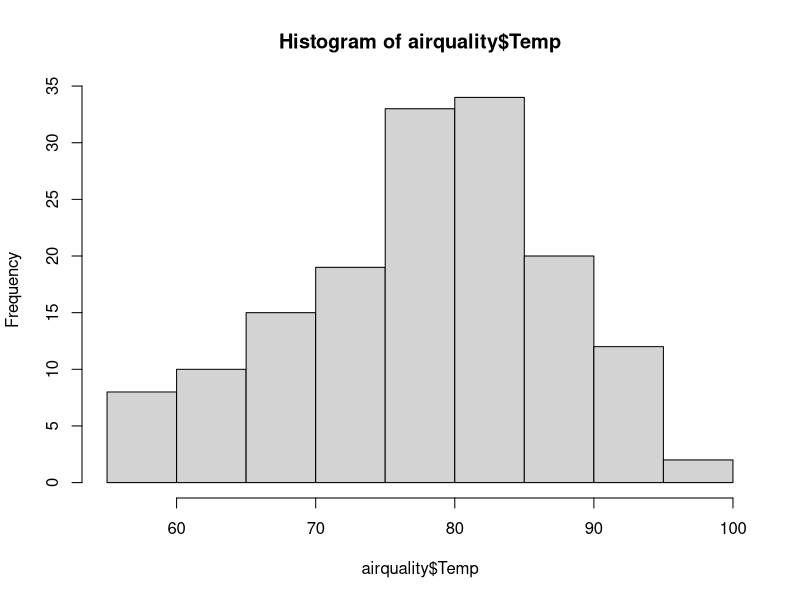
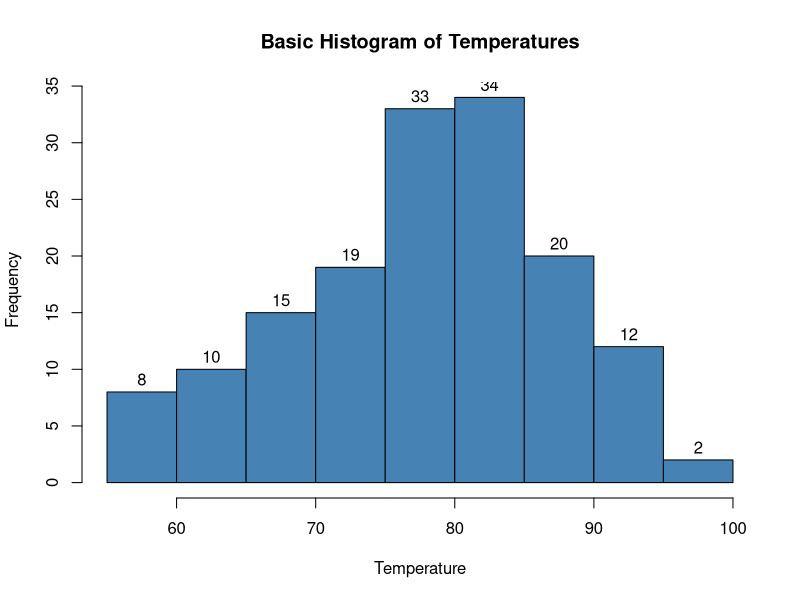
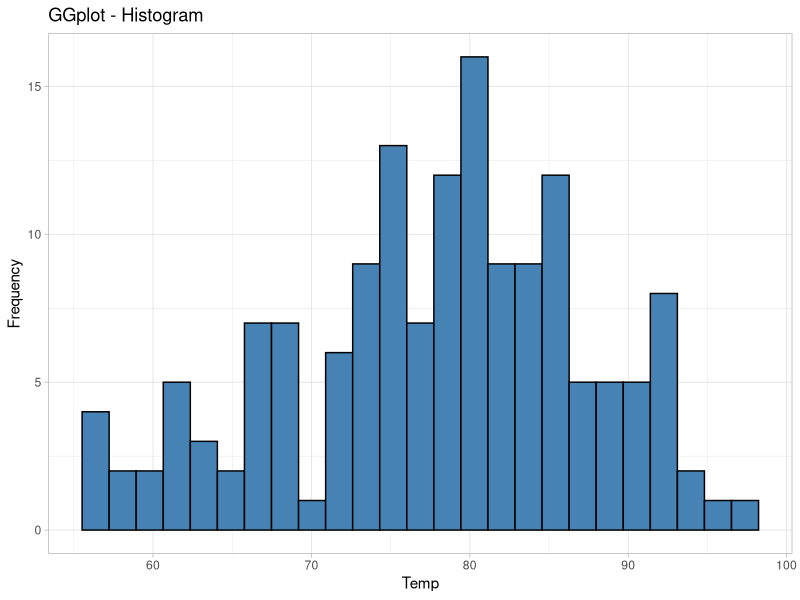

Source code (R) for these figures, in order:
airquality
?airquality
class(airquality)
View(airquality)
hist(airquality$Temp)

hist(airquality$Temp,
     breaks = 10,
     main = "Basic Histogram of Temperatures",
     xlab = "Temperature",
     ylab = "Frequency",
     labels = TRUE,
     col = "steelblue",
     border = "black"
)

library(ggplot2)
ggplot(
  airquality,
  aes(x=Temp)
)+
  geom_histogram(
    bins = 25,
    fill = "steelblue",
    col = "black"
  )+
  labs( 
    title = "GGplot - Histogram",
    y = "Frequency")+
  #facet_wrap(~Month) 
  theme_light()



